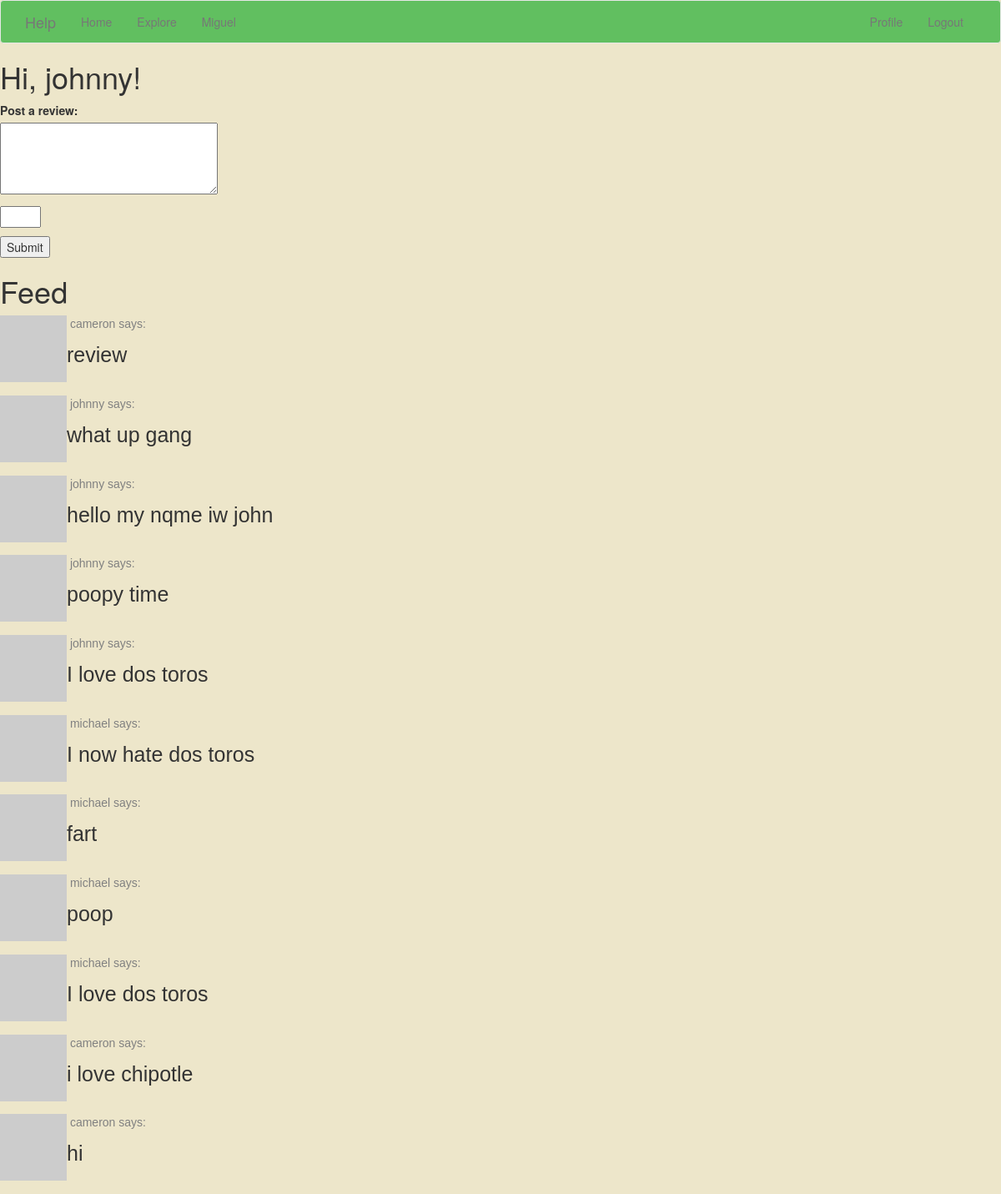
Before: /index (signed in) with the older database file.
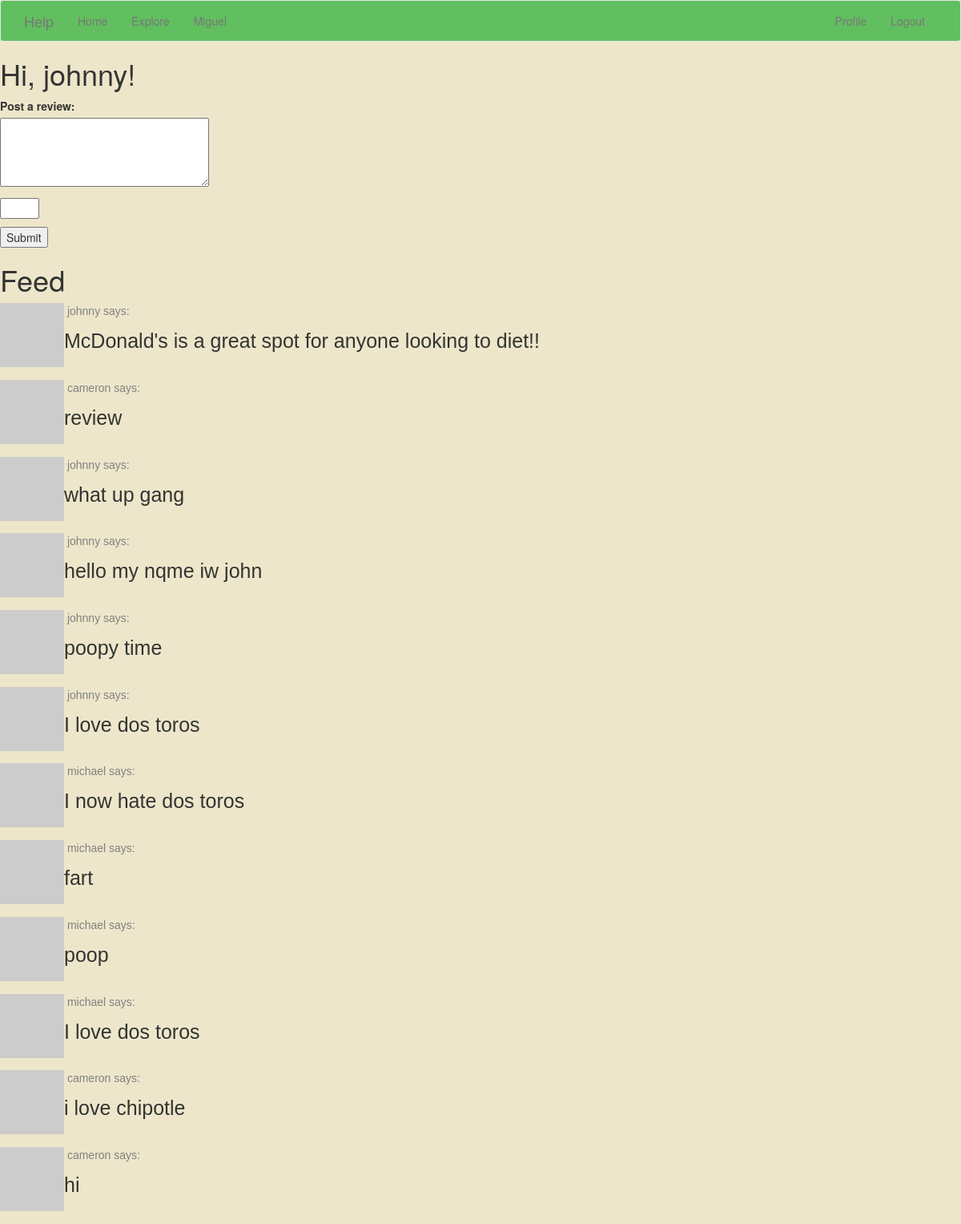
After: the same page with the newer database file.
### app/models.py (models this page shows, shortened)
class User(UserMixin, db.Model):
    id = db.Column(db.Integer, primary_key=True)
    username = db.Column(db.String(64), index=True, unique=True)
    email = db.Column(db.String(120), index=True, unique=True)
    password_hash = db.Column(db.String(128))
    posts = db.relationship('Post', backref='author', lazy='dynamic')
    about_me = db.Column(db.String(140))
    last_seen = db.Column(db.DateTime, default=datetime.utcnow)
    followed = db.relationship(
        'User', secondary=followers,
        primaryjoin=(followers.c.follower_id == id),
        secondaryjoin=(followers.c.followed_id == id),
        backref=db.backref('followers', lazy='dynamic'), lazy='dynamic')
    def avatar(self, size):
        digest = md5(self.email.lower().encode('utf-8')).hexdigest()
        return 'https://www.gravatar.com/avatar/729e26a2a2c7ff24a71958d4aa4e5f35'.format(
            digest, size)
    def followed_posts(self):
        followed = Post.query.join(
            followers, (followers.c.followed_id == Post.user_id)).filter(
                followers.c.follower_id == self.id)
        own = Post.query.filter_by(user_id=self.id)
        return followed.union(own).order_by(Post.timestamp.desc())

class Post(db.Model):
    id = db.Column(db.Integer, primary_key=True)
    body = db.Column(db.String(140))
    timestamp = db.Column(db.DateTime, index=True, default=datetime.utcnow)
    user_id = db.Column(db.Integer, db.ForeignKey('user.id'))
    rating = db.Column(db.Integer, default=0)

### app/routes.py (the view)
@app.route('/', methods=['GET', 'POST'])
@app.route('/index', methods=['GET', 'POST'])
@login_required
def index():
    form = PostForm()
    form.rating.choices=[(1,'1 Star'),(2,'2 Stars'),(3,'3 Stars'),(4,'4 Stars'),(5,'5 Stars')]
    if form.validate_on_submit():
        post = Post(body=form.post.data, author=current_user, rating=form.rating.data   )
        db.session.add(post)
        db.session.commit()
        flash('Your review is now live!')
        return redirect(url_for('index'))
    page = request.args.get('page', 1, type=int)
    posts = current_user.followed_posts().paginate(
        page=page, per_page=app.config['POSTS_PER_PAGE'], error_out=False)
    next_url = url_for('index', page=posts.next_num) \
        if posts.has_next else None
    prev_url = url_for('index', page=posts.prev_num) \
        if posts.has_prev else None
    return render_template('index.html', title='Home', form=form,
                           posts=posts.items, next_url=next_url,
                           prev_url=prev_url)

### app/forms.py
class PostForm(FlaskForm):
    post = TextAreaField('Post a review:', validators=[
        DataRequired(), Length(min=1, max=140)])
    rating = IntegerField('rating', validators=[DataRequired(), NumberRange(min=0, max=5)])
    submit = SubmitField('Submit')

### app/models.py (called while the page is built)
@login.user_loader
def load_user(id):
    return User.query.get(int(id))

### app/routes.py (called while the page is built)
@app.before_request
def before_request():
    if current_user.is_authenticated:
        current_user.last_seen = datetime.utcnow()
        db.session.commit()

### app/templates/index.html (shortened to what this page needs)
{% extends "base.html" %}
{% block content %}
    <h1>Hi, {{ current_user.username }}!</h1>
    {% if form %}
    <form action="" method="post">
        <p>
            {{ form.post.label }}<br>
            {{ form.post(cols=32, rows=4) }}<br>
        </p>
        <p>{{ form.rating() }}</p>
        <div>
        <p>{{ form.submit() }}</p>
    </form>
    <h1 class="title">Feed</h1>
  </body>
    {% endif %}
    {% for post in posts %}
        {% include '_post.html' %}
    {% endfor %}
{% endblock %}

### app/templates/base.html (shortened to what this page needs)
{% extends 'bootstrap/base.html' %}
{% block navbar %}
    <nav style="background-color:#61bf60;", class="navbar navbar-default">
        <div class="container" >
            <div class="navbar-header">
                <a class="navbar-brand" href="{{ url_for('index') }}">Help</a>
            </div>
            <div class="collapse navbar-collapse" id="bs-example-navbar-collapse-1">
                <ul class="nav navbar-nav">
                    <li><a href="{{ url_for('index') }}">Home</a></li>
                    <li><a href="{{ url_for('explore') }}">Explore</a></li>
                    <li><a href="{{ url_for('miguel') }}">Miguel</a></li>
                </ul>
                <ul class="nav navbar-nav navbar-right">
                    {% if current_user.is_anonymous %}
                    <li><a href="{{ url_for('login') }}">Login</a></li>
                    {% else %}
                    <li><a href="{{ url_for('user', username=current_user.username) }}">Profile</a></li>
                    <li><a href="{{ url_for('logout') }}">Logout</a></li>
                    {% endif %}
                </ul>
            </div>
        </div>
    </nav>
{% endblock %}

### app/templates/_post.html (shortened to what this page needs)
    <table>
        <tr valign="top">
            <td><img src="{{ post.author.avatar(36) }}"></td>
            <td>
                <a href="{{ url_for('user', username=post.author.username) }}">
                    <p style="font-family: Helvetica; color: grey" >&nbsp{{ post.author.username }} says:</p>
                </a>
              <body style="background-color:#ede6ca;">
              <p style="font-family: Helvetica; font-size: 25px"> {{ post.body }} </p>
              <br>
              </body>
            </td>
        </tr>
    </table>

Changed rows visible on the page:
added Post: author.username "johnny", body "McDonald's is a great spot for anyone looking to diet!!"
